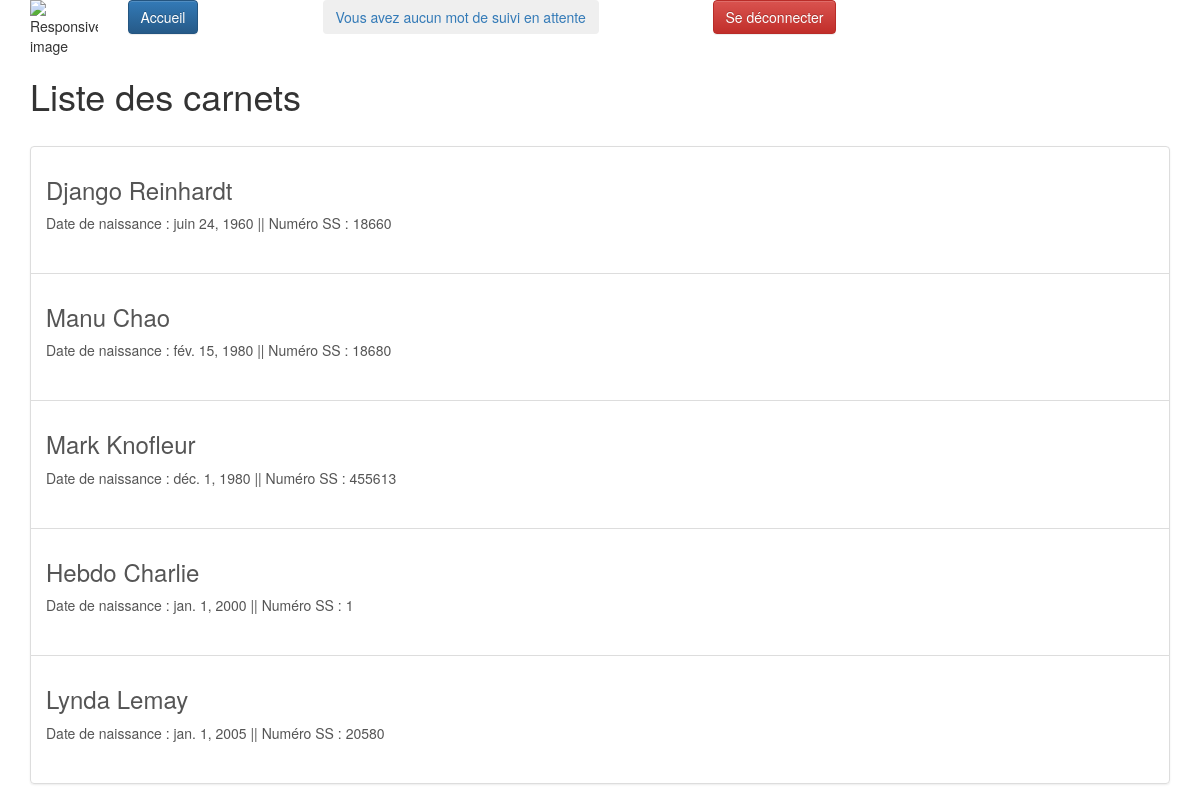
The app's page /tablecom/Carnets (signed in) with its own data.
### tablecom/models.py (models this page shows)
class ChildSNotebook(models.Model): #name of table that contain differents "carnets" for each child
    active=models.BooleanField(default=True)
    name = models.CharField(max_length=80, verbose_name="Nom")
    forename = models.CharField(max_length=80, verbose_name="Prénom")
    date_of_birth = models.DateField(verbose_name="Date de naissance")
    id_RespLeg = models.CharField(max_length=20,verbose_name="Id responsables legaux", default="")  # id of childs attached to LR
    num_ident=models.CharField( verbose_name="Identifiant sécurité sociale",max_length=20)
    id_prof_auth=models.TextField(max_length=1200, verbose_name="Id Professionnels Rattachés")
    articles_id=models.TextField(max_length=2500, verbose_name="Id des articles rattachés", default="")
    class Meta:
        verbose_name = "Carnet Enfant"
        ordering = ['date_of_birth']
    def __str__(self):
        return self.name

### tablecom/views.py (the view)
# urls.py: path('Carnets',views.ChildSNotebookListVisu, name="ChildSNotebookListVisu"),
def ChildSNotebookListVisu(request):
    ChildSNBsInput=list(ChildSNotebook.objects.all())
    ChildSNBs=[]
    for CSNB in ChildSNBsInput:
        pkAct=CSNB.pk
        print("ID du carnet actuel= ",pkAct)
        if request.user.has_perm("tablecom.CSNB{0}_access".format(pkAct)):
            print("acces")
            ChildSNBs.append(CSNB)
        else:
            print("No acces")
    print(ChildSNBs)
    return render(request, 'tablecom/ChildSNotebookListVisu.html', {'liste_carnets': ChildSNBs})

### tablecom/templates/tablecom/ChildSNotebookListVisu.html (shortened to what this page needs)
<!DOCTYPE html>
{% extends "tablecom/base.html" %}
{% block content %}
 <div class="container">
<h1>Liste des carnets</h1><br>
<div class="list-group">
{% for carnet in liste_carnets %}
<a href="{% url 'ChildSNotebookVisu' carnet.id %}" class="list-group-item list-group-item-action">
    	<h3>{{ carnet.name }} {{ carnet.forename }}</h3>
    	<p> Date de naissance : {{carnet.date_of_birth}} || Numéro SS : {{carnet.num_ident}} </p>
        <br>
</a>
{% empty %}
    <p>Aucun carnet.</p>
        {% endfor %}</div></div>
{% endblock %}

### records on screen
ChildSNotebook: name "Django", forename "Reinhardt", date_of_birth "juin 24, 1960", num_ident "18660"
ChildSNotebook: name "Manu", forename "Chao", date_of_birth "fév. 15, 1980", num_ident "18680"
ChildSNotebook: name "Mark", forename "Knofleur", date_of_birth "déc. 1, 1980", num_ident "455613"
ChildSNotebook: name "Hebdo", forename "Charlie", date_of_birth "jan. 1, 2000", num_ident "1"
ChildSNotebook: name "Lynda", forename "Lemay", date_of_birth "jan. 1, 2005", num_ident "20580"
